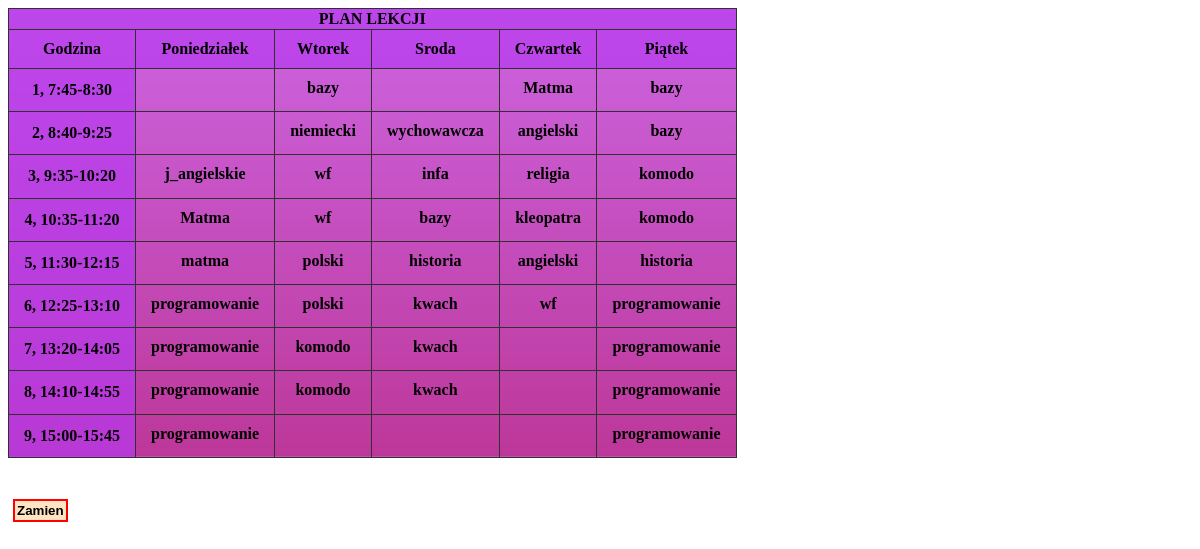
The page / on the database its author committed.
### tables this page shows
CREATE TABLE `plan_lekcji` (
  `Lp.` int(50) NOT NULL,
  `int_d` int(11) NOT NULL,
  `int_nr` int(11) NOT NULL,
  `nazwa` varchar(20) NOT NULL
);

### index.php (the view, shortened to what this page needs)
<!DOCTYPE html>
<html lang="en">
<head>
    <link rel="stylesheet" href="cs.css">
</head>
<body>
    <table>
        <th colspan='6' class='header'>PLAN LEKCJI</th>
        <tr class='header'>
            <td>Godzina</td>
            <td>Poniedziałek</td>
            <td>Wtorek</td>
            <td>Sroda</td>
            <td>Czwartek</td>
            <td>Piątek</td>
</tr>
       <?php
            $godziny=array("  ", "7:45-8:30", "8:40-9:25", "9:35-10:20","10:35-11:20","11:30-12:15","12:25-13:10","13:20-14:05","14:10-14:55","15:00-15:45");
            $baza = mysqli_connect('localhost', 'root', '', 'purpurowy_kutacz');
            for ($nr=1; $nr <= 9; $nr++) {
                echo "<tr><td class='header'>$nr, $godziny[$nr] </td>";
                for ($d=1; $d <= 5; $d++)
                {
                    $result = mysqli_query($baza, "SELECT * FROM plan_lekcji WHERE int_nr=$nr AND int_d=$d;");
                    $row = mysqli_fetch_array($result);
                    if($row)
                    {
                        echo "<td>
                        $row[3] <sub> $row[4] </sub>
                        </td>";
                    }
                    else echo "<td></td>";
                }
                echo "</tr>";
            }
        ?>
    </table>
    <br><br>
    <div id='change'>
        <a href="http://localhost:8080/eee/2.php">
            <button>Zamien</button>
        </a>
    </div>
</body>
</html>

### cs.css (style rules this page uses)
table { background-image: linear-gradient( #cd65e2, #bd3799 ); }
table, td { border: 1px solid rgb(49, 49, 49); border-collapse: collapse; }
tr, td { margin: 0; padding: 10px 15px; text-align: center; font-weight: bold; }
.header { background-color: rgba(182, 58, 240, 0.685); }
button { border: 2px solid red; padding: 2px; margin: 5px; background-color: bisque; font-weight: bold; }

### rows shown on the page
plan_lekcji: nazwa "bazy"
plan_lekcji: nazwa "Matma"
plan_lekcji: nazwa "bazy"
plan_lekcji: nazwa "niemiecki"
plan_lekcji: nazwa "wychowawcza"
plan_lekcji: nazwa "angielski"
plan_lekcji: nazwa "bazy"
plan_lekcji: nazwa "j_angielskie"
plan_lekcji: nazwa "wf"
plan_lekcji: nazwa "infa"
plan_lekcji: nazwa "religia"
plan_lekcji: nazwa "komodo"
plan_lekcji: nazwa "Matma"
plan_lekcji: nazwa "wf"
plan_lekcji: nazwa "bazy"
plan_lekcji: nazwa "kleopatra"
plan_lekcji: nazwa "komodo"
plan_lekcji: nazwa "matma"
plan_lekcji: nazwa "polski"
plan_lekcji: nazwa "historia"
plan_lekcji: nazwa "angielski"
plan_lekcji: nazwa "historia"
plan_lekcji: nazwa "programowanie"
plan_lekcji: nazwa "polski"
plan_lekcji: nazwa "kwach"
plan_lekcji: nazwa "wf"
plan_lekcji: nazwa "programowanie"
plan_lekcji: nazwa "programowanie"
plan_lekcji: nazwa "komodo"
plan_lekcji: nazwa "kwach"
plan_lekcji: nazwa "programowanie"
plan_lekcji: nazwa "programowanie"
plan_lekcji: nazwa "komodo"
plan_lekcji: nazwa "kwach"
plan_lekcji: nazwa "programowanie"
plan_lekcji: nazwa "programowanie"
plan_lekcji: nazwa "programowanie"

### other values the page prints
$godziny[$nr] "7:45-8:30"
$godziny[$nr] "8:40-9:25"
$godziny[$nr] "9:35-10:20"
$godziny[$nr] "10:35-11:20"
$godziny[$nr] "11:30-12:15"
$godziny[$nr] "12:25-13:10"
$godziny[$nr] "13:20-14:05"
$godziny[$nr] "14:10-14:55"
$godziny[$nr] "15:00-15:45"
